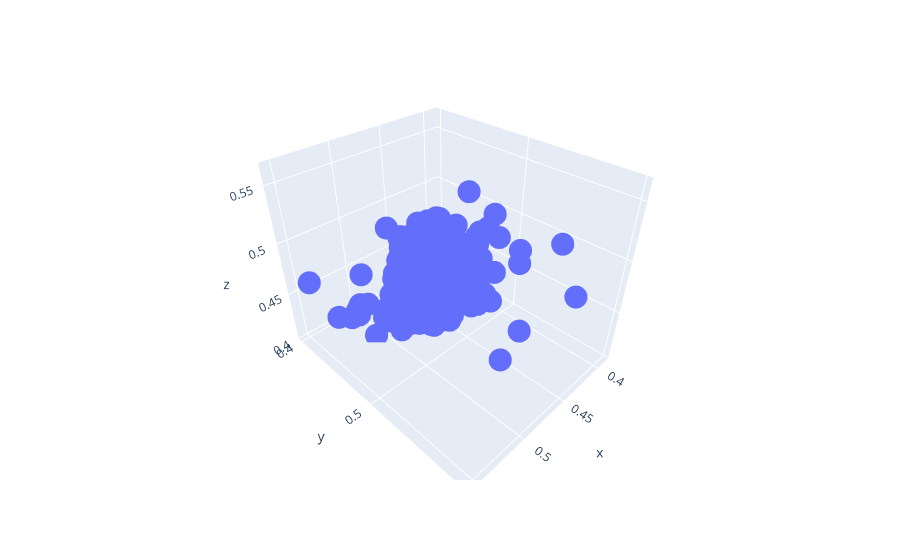
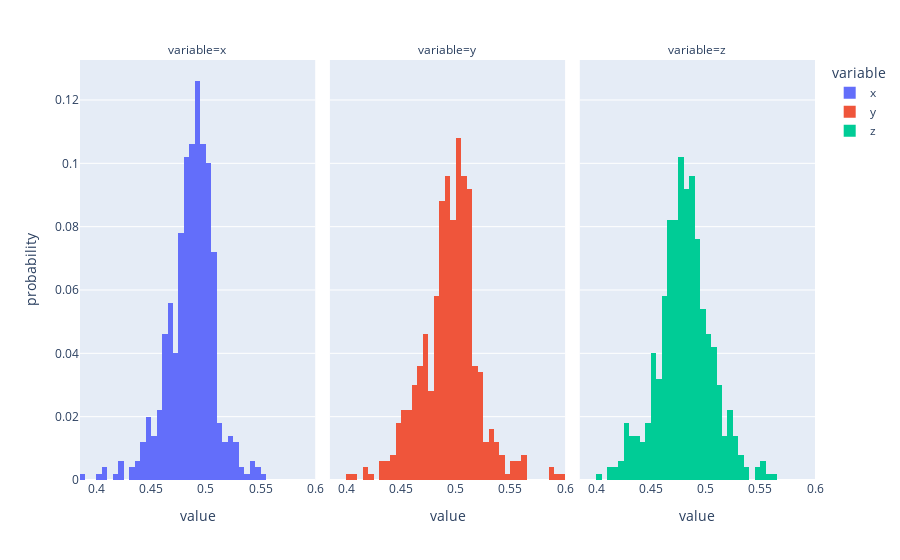

Here is the notebook cell these charts were saved with, in order:
### Code cell
samples = 500
density = 0.683
model.eval()

rec = model.sample(samples,density,device=device)
df = pd.DataFrame(rec.detach().to('cpu').numpy(),columns=['x','y','z'])
fig = px.scatter_3d(df,x='x',y='y',z='z')
fig.show()
fig = px.histogram(df,facet_col='variable',histnorm='probability',nbins=100)
fig.show()

### Figure 1 — Plotly figure (JSON) as saved in the notebook; plotly's stock layout.template omitted (floating-point values rounded to 4 significant figures; data arrays with more than 128 entries replaced by an {"elided": "..."} marker saying what was removed)
{"data": [{"hovertemplate": "x=%{x}<br>y=%{y}<br>z=%{z}<extra></extra>", "legendgroup": "", "marker": {"color": "#636efa", "symbol": "circle"}, "mode": "markers", "name": "", "scene": "scene", "showlegend": false, "type": "scatter3d", "x": {"elided": "500 float values"}, "y": {"elided": "500 float values"}, "z": {"elided": "500 float values"}}], "layout": {"legend": {"tracegroupgap": 0}, "margin": {"t": 60}, "scene": {"domain": {"x": [0, 1], "y": [0, 1]}, "xaxis": {"title": {"text": "x"}}, "yaxis": {"title": {"text": "y"}}, "zaxis": {"title": {"text": "z"}}}}}

### Figure 2 — Plotly figure (JSON) as saved in the notebook; plotly's stock layout.template omitted (floating-point values rounded to 4 significant figures; data arrays with more than 128 entries replaced by an {"elided": "..."} marker saying what was removed)
{"data": [{"bingroup": "x", "histnorm": "probability", "hovertemplate": "variable=x<br>value=%{x}<br>probability=%{y}<extra></extra>", "legendgroup": "x", "marker": {"color": "#636efa", "pattern": {"shape": ""}}, "name": "x", "nbinsx": 100, "orientation": "v", "showlegend": true, "type": "histogram", "x": {"elided": "500 float values"}, "xaxis": "x", "yaxis": "y"}, {"bingroup": "x", "histnorm": "probability", "hovertemplate": "variable=y<br>value=%{x}<br>probability=%{y}<extra></extra>", "legendgroup": "y", "marker": {"color": "#EF553B", "pattern": {"shape": ""}}, "name": "y", "nbinsx": 100, "orientation": "v", "showlegend": true, "type": "histogram", "x": {"elided": "500 float values"}, "xaxis": "x2", "yaxis": "y2"}, {"bingroup": "x", "histnorm": "probability", "hovertemplate": "variable=z<br>value=%{x}<br>probability=%{y}<extra></extra>", "legendgroup": "z", "marker": {"color": "#00cc96", "pattern": {"shape": ""}}, "name": "z", "nbinsx": 100, "orientation": "v", "showlegend": true, "type": "histogram", "x": {"elided": "500 float values"}, "xaxis": "x3", "yaxis": "y3"}], "layout": {"annotations": [{"font": {}, "showarrow": false, "text": "variable=x", "x": 0.16, "xanchor": "center", "xref": "paper", "y": 1, "yanchor": "bottom", "yref": "paper"}, {"font": {}, "showarrow": false, "text": "variable=y", "x": 0.5, "xanchor": "center", "xref": "paper", "y": 1, "yanchor": "bottom", "yref": "paper"}, {"font": {}, "showarrow": false, "text": "variable=z", "x": 0.84, "xanchor": "center", "xref": "paper", "y": 1, "yanchor": "bottom", "yref": "paper"}], "barmode": "relative", "legend": {"title": {"text": "variable"}, "tracegroupgap": 0}, "margin": {"t": 60}, "xaxis": {"anchor": "y", "domain": [0, 0.32], "title": {"text": "value"}}, "xaxis2": {"anchor": "y2", "domain": [0.34, 0.66], "matches": "x", "title": {"text": "value"}}, "xaxis3": {"anchor": "y3", "domain": [0.68, 1.0], "matches": "x", "title": {"text": "value"}}, "yaxis": {"anchor": "x", "domain": [0, 1], "title": {"text": "probability"}}, "yaxis2": {"anchor": "x2", "domain": [0, 1], "matches": "y", "showticklabels": false}, "yaxis3": {"anchor": "x3", "domain": [0, 1], "matches": "y", "showticklabels": false}}}
